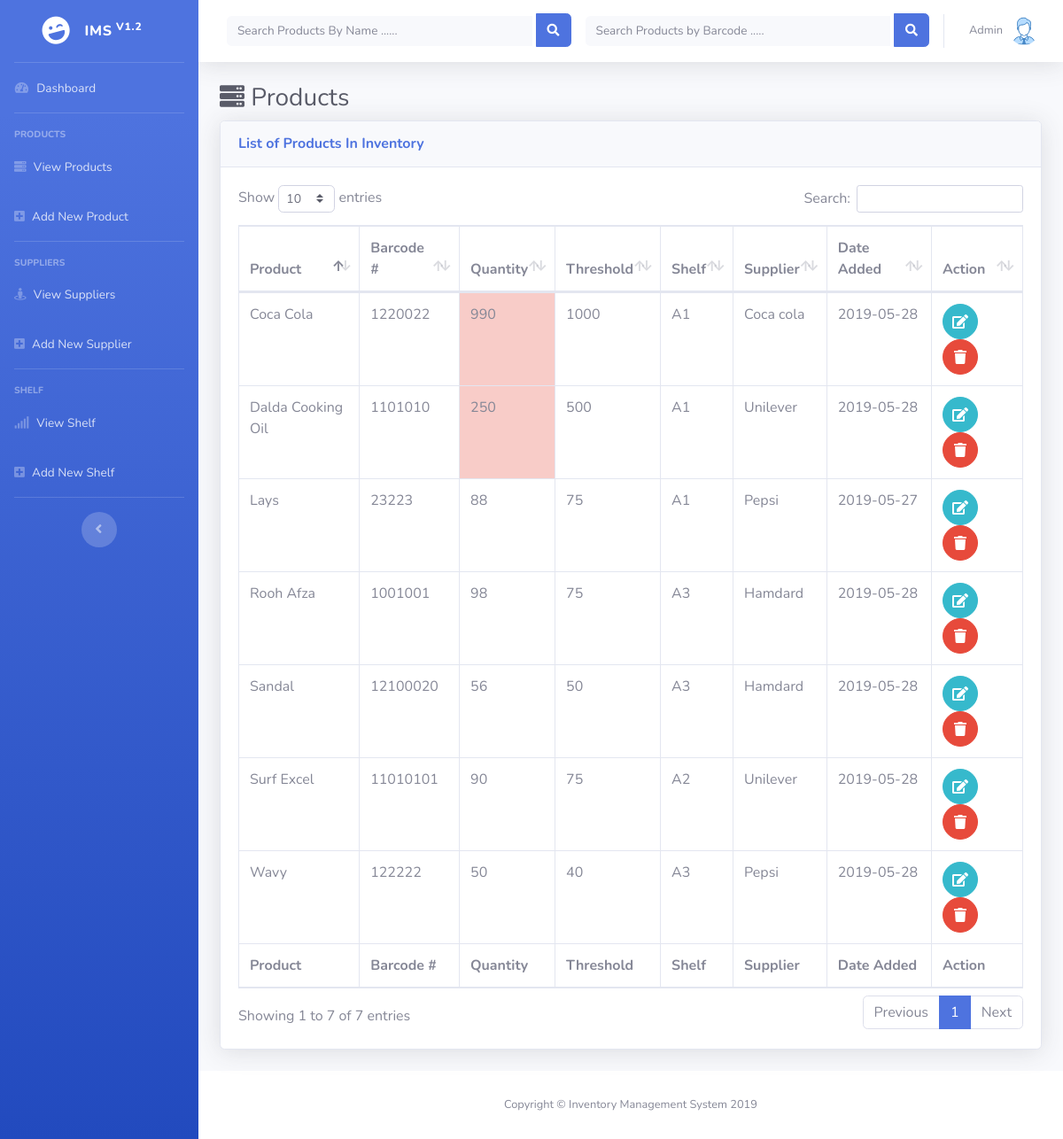
/Products.php, run on the app's committed database.
### tables this page shows
CREATE TABLE IF NOT EXISTS `product` (
  `product_id` int(11) NOT NULL AUTO_INCREMENT,
  `barcode` int(11) NOT NULL,
  `name` varchar(40) NOT NULL,
  `quantity` int(11) NOT NULL,
  `minimum` int(11) NOT NULL,
  `shelf` int(11) NOT NULL,
  `supplier` int(11) NOT NULL,
  `added_date` varchar(10) NOT NULL,
  PRIMARY KEY (`product_id`),
  KEY `shelf` (`shelf`,`supplier`),
  KEY `supplier` (`supplier`)
);

CREATE TABLE IF NOT EXISTS `shelf` (
  `id` int(11) NOT NULL AUTO_INCREMENT,
  `number` varchar(10) NOT NULL,
  PRIMARY KEY (`id`)
);

CREATE TABLE IF NOT EXISTS `supplier` (
  `supplier_id` int(11) NOT NULL AUTO_INCREMENT,
  `name` varchar(25) NOT NULL,
  `contact` varchar(25) NOT NULL,
  `address` varchar(50) NOT NULL,
  `status` tinyint(1) NOT NULL DEFAULT '1',
  PRIMARY KEY (`supplier_id`)
);

### include/Product.php (the view, shortened to what this page needs)
<?php
    class Product
    {
        public $conn;
        public function __construct($db){
            $this->conn = $db;
        }
        public function getAllProducts()
        {
            $sql = "SELECT product.name,product.minimum,product.product_id,product.barcode,product.quantity,product.shelf,product.supplier,
            product.added_date,shelf.number as shel,supplier.name as suppl  from product
            INNER JOIN supplier ON supplier.supplier_id = product.supplier
            INNER JOIN shelf ON shelf.id = product.shelf";
            if($result = mysqli_query($this->conn,$sql))
            {
                if (mysqli_num_rows($result) > 0) {
                    while ($row = mysqli_fetch_array($result)) {
                        $color="";
                        if($row['quantity']<$row['minimum'])
                        {
                            $color = 'class="table-danger"';
                        }
                        echo '<tr>
                        <td>'.$row['name'].'</td>
                        <td>'.$row['barcode'].'</td>
                        <td '.$color.'>'.$row['quantity'].'</td>
                        <td>'.$row['minimum'].'</td>
                        <td>'.$row['shel'].'</td>
                        <td>'.$row['suppl'].'</td>
                        <td>'.$row['added_date'].'</td>
                        <td>
                        <a  title="Edit Product" href="edit.php?product='.$row['product_id'].'" style="color:white;"  class="btn btn-info btn-circle">
                        <i class="fas fa-edit"></i>
                      </a>
                        <a title="Delete Product" href="action.php?delete='.$row['product_id'].'" style="color:white;"  class="btn btn-danger btn-circle">
                        <i class="fas fa-trash"></i>
                      </a></td>
                      </tr>';
                    }
                }
            }
        }
    }
?>

### Products.php (shortened to what this page needs)
<!DOCTYPE html>
<html lang="en">
<head>
  <link href="vendor/fontawesome-free/css/all.min.css" rel="stylesheet" type="text/css">
  <link href="css/sb-admin-2.min.css" rel="stylesheet">
  <link href="vendor/datatables/dataTables.bootstrap4.min.css" rel="stylesheet">
</head>
<body id="page-top">
  <div id="wrapper">
    <?php include('sidebar.php'); ?>
    <div id="content-wrapper" class="d-flex flex-column">
      <div id="content">
        <?php include('topbar.php'); ?>
        <div class="container-fluid">
          <h1 class="h3 mb-2 text-gray-800"> <i class="fa fa-server"></i> Products </h1>
          <div class="card shadow mb-4">
            <div class="card-header py-3">
              <h6 class="m-0 font-weight-bold text-primary">List of Products In Inventory</h6>
            </div>
            <div class="card-body">
              <div class="table-responsive">
                <table class="table table-bordered" id="dataTable" width="100%" cellspacing="0">
                  <thead>
                    <tr>
                      <th>Product</th>
                      <th>Barcode # </th>
                      <th>Quantity</th>
                      <th>Threshold</th>
                      <th>Shelf</th>
                      <th>Supplier</th>
                      <th>Date Added</th>
                      <th>Action</th>
                    </tr>
                  </thead>
                  <tfoot>
                    <tr>
                    <th>Product</th>
                      <th>Barcode # </th>
                      <th>Quantity</th>
                      <th>Threshold</th>
                      <th>Shelf</th>
                      <th>Supplier</th>
                      <th>Date Added</th>
                      <th>Action</th>
                    </tr>
                  </tfoot>
                  <tbody>
                  <?php
                    require('include/Product.php');
                    $db = new Database;
                    $dbLink = $db->getConnection();
                    $product = new Product($dbLink);
                    $productObj = $product->getAllProducts();
                  ?>
                  </tbody>
                </table>
              </div>
            </div>
          </div>
        </div>
      </div>
      <footer class="sticky-footer bg-white">
        <div class="container my-auto">
          <div class="copyright text-center my-auto">
            <span>Copyright &copy; Inventory Management System 2019</span>
          </div>
        </div>
      </footer>
    </div>
  </div>
</body>
</html>

### Sidebar.php
<ul class="navbar-nav bg-gradient-primary sidebar sidebar-dark accordion" id="accordionSidebar">
  <a class="sidebar-brand d-flex align-items-center justify-content-center" href="Dashboard.php">
    <div class="sidebar-brand-icon rotate-n-15">
      <i class="fas fa-laugh-wink"></i>
    </div>
    <div class="sidebar-brand-text mx-3">IMS<sup> v1.2</sup></div>
  </a>
  <hr class="sidebar-divider my-0">
  <li class="nav-item">
    <a class="nav-link" href="Dashboard.php">
      <i class="fas fa-fw fa-tachometer-alt"></i>
      <span>Dashboard</span></a>
  </li>
  <hr class="sidebar-divider">
  <div class="sidebar-heading">
    Products
  </div>
  <li class="nav-item">
    <a class="nav-link" href="Products.php">
      <i class="fa fa-server"></i>
      <span>View Products</span></a>
  </li>
  <li class="nav-item">
    <a class="nav-link" href="AddProduct.php">
      <i class="fa fa-plus-square"></i>
      <span>Add New Product</span></a>
  </li>
  <hr class="sidebar-divider d-none d-md-block">
  <div class="sidebar-heading">
    Suppliers
  </div>
  <li class="nav-item">
    <a class="nav-link" href="Suppliers.php">
      <i class="fa fa-street-view	"></i>
      <span>View Suppliers</span></a>
  </li>
  <li class="nav-item">
    <a class="nav-link" href="AddSupplier.php">
      <i class="fa fa-plus-square"></i>
      <span>Add New Supplier</span></a>
  </li>
  <hr class="sidebar-divider d-none d-md-block">
  <div class="sidebar-heading">
    Shelf
  </div>
  <li class="nav-item">
    <a class="nav-link" href="Shelfs.php">
      <i class="fa fa-signal"></i>
      <span>View Shelf</span></a>
  </li>
  <li class="nav-item">
    <a class="nav-link" href="AddShelf.php">
      <i class="fa fa-plus-square"></i>
      <span>Add New Shelf</span></a>
  </li>
  <hr class="sidebar-divider d-none d-md-block">
  <div class="text-center d-none d-md-inline">
    <button class="rounded-circle border-0" id="sidebarToggle"></button>
  </div>
</ul>

### topbar.php (shortened to what this page needs)
<nav class="navbar navbar-expand navbar-light bg-white topbar mb-4 static-top shadow">
          <form class="d-none d-sm-inline-block form-inline mr-auto ml-md-3 my-2 my-md-0 mw-100 navbar-search" methpd="get" action="Search.php">
            <div class="input-group">
              <input type="text" class="form-control bg-light border-0 small" name="search" placeholder="Search Products By Name ......" aria-label="Search" aria-describedby="basic-addon2">
              <div class="input-group-append">
                <button class="btn btn-primary" style="margin-left:5px;margin-top:-3px;" type="submit">
                  <i class="fas fa-search fa-sm"></i>
                </button>
              </div>
            </div>
          </form>
          <form class="d-none d-sm-inline-block form-inline mr-auto ml-md-3 my-2 my-md-0 mw-100 navbar-search" methpd="get" action="Search.php">
            <div class="input-group">
              <input type="text" class="form-control bg-light border-0 small" name="search" placeholder="Search Products by Barcode ....." aria-label="Search" aria-describedby="basic-addon2">
              <div class="input-group-append">
                <button class="btn btn-primary" style="margin-left:5px;margin-top:-3px;" type="submit">
                  <i class="fas fa-search fa-sm"></i>
                </button>
              </div>
            </div>
          </form>
          <ul class="navbar-nav ml-auto">
            <li class="nav-item dropdown no-arrow">
              <a class="nav-link dropdown-toggle" href="#" id="userDropdown" role="button" data-toggle="dropdown" aria-haspopup="true" aria-expanded="false">
                <span class="mr-2 d-none d-lg-inline text-gray-600 small">Admin</span>
                <img class="img-profile rounded-circle">
              </a>
            </li>
          </ul>
        </nav>

### data on the page
product: name "Lays", barcode "23223", quantity "88", minimum "75", shelf.number "A1", supplier.name "Pepsi", added_date "2019-05-27"
product: name "Dalda Cooking Oil", barcode "1101010", quantity "250", minimum "500", shelf.number "A1", supplier.name "Unilever", added_date "2019-05-28"
product: name "Surf Excel", barcode "11010101", quantity "90", minimum "75", shelf.number "A2", supplier.name "Unilever", added_date "2019-05-28"
product: name "Rooh Afza", barcode "1001001", quantity "98", minimum "75", shelf.number "A3", supplier.name "Hamdard", added_date "2019-05-28"
product: name "Sandal", barcode "12100020", quantity "56", minimum "50", shelf.number "A3", supplier.name "Hamdard", added_date "2019-05-28"
product: name "Coca Cola", barcode "1220022", quantity "990", minimum "1000", shelf.number "A1", supplier.name "Coca cola", added_date "2019-05-28"
product: name "Wavy", barcode "122222", quantity "50", minimum "40", shelf.number "A3", supplier.name "Pepsi", added_date "2019-05-28"
